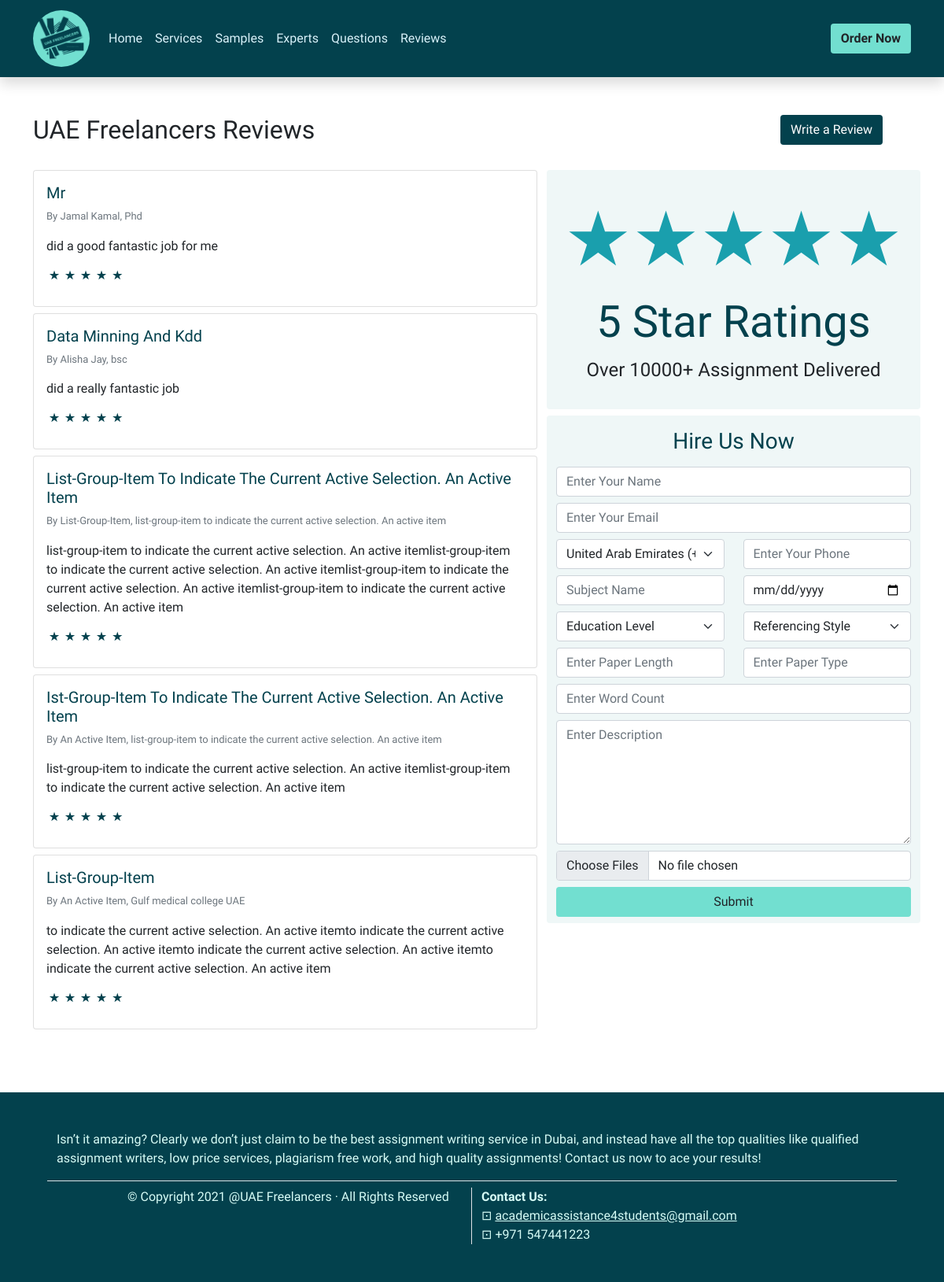
The page /reviews/ on the database as committed earlier.
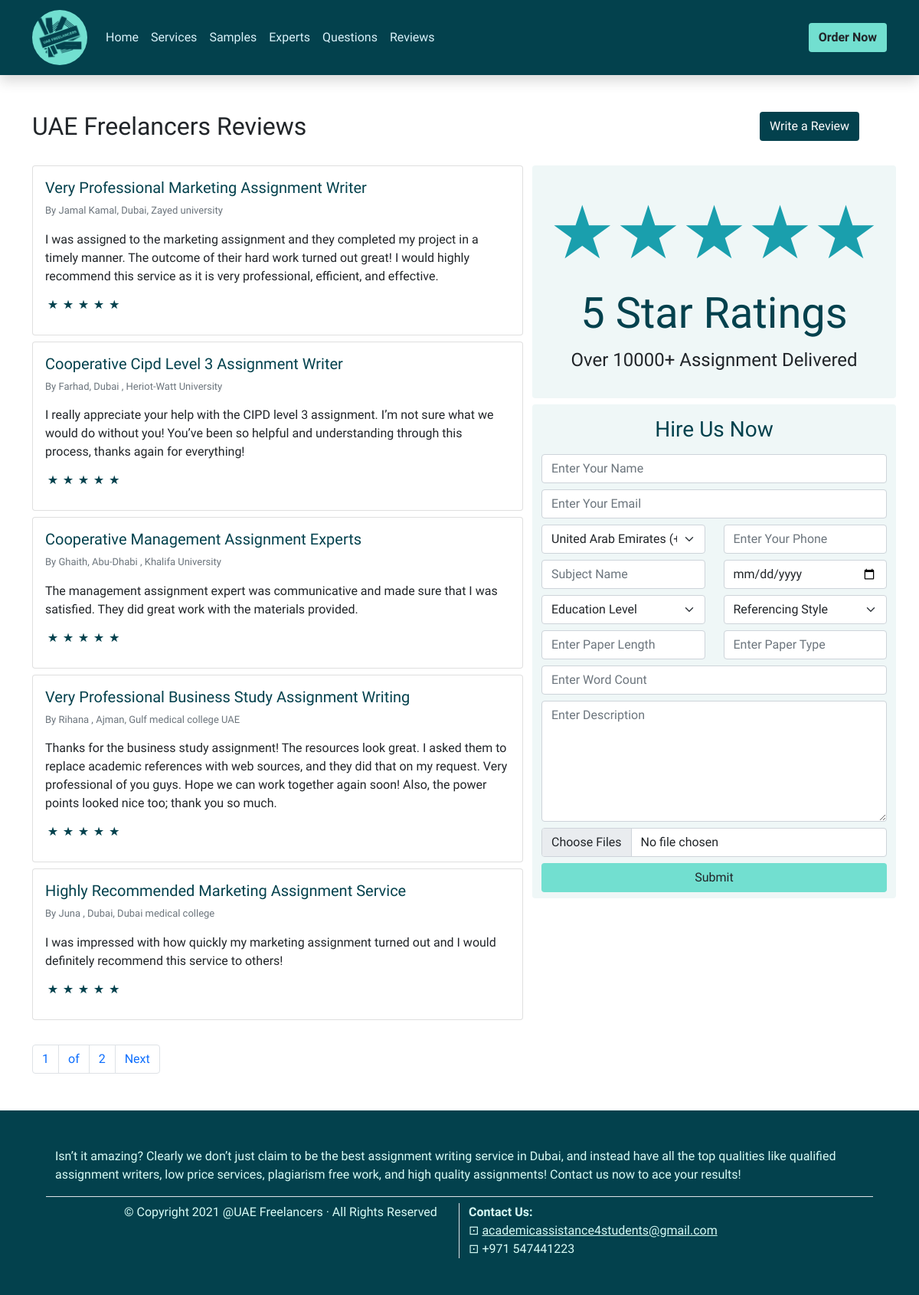
The same page on the database as committed later.
### main/models.py (models this page shows)
class Review(models.Model):
	title = models.CharField(max_length=256)
	name = models.CharField(max_length=256)
	qualification = models.CharField(max_length=256)
	star = models.IntegerField(choices=OPTIONS)
	description = models.TextField()
	class Meta:
		ordering = ('id',)
	def __str__(self) -> str:
		return self.title
	__repr__ = __str__

### main/views.py (the view)
# urls.py: path('reviews/', ReviewsView.as_view(), name='reviews'),
class ReviewsView(ListView):
	model = Review
	template_name = 'main/reviews.html'
	paginate_by = 5

### templates/main/reviews.html (shortened to what this page needs)
{% extends "main/base.html" %}
{% load static %}
{% block content %}
  <main class="container-fluid">
    <div class="container">
      <div class="mt-5 mb-3 pb-2">
        <div class="row justify-content-between">
          <div class="col-5">
            <h2 class="h2 fw-normal">UAE Freelancers Reviews</h2>
          </div>
          <div class="col-2">
            <button type="button" class="btn bg-dark-blue text-white" data-bs-toggle="modal" data-bs-target="#reviewsModal" name="button">Write a Review</button>
          </div>
        </div>
      </div>
    </div>
  </main>
  <section class="container-fluid">
    <div class="container">
      <div class="row">
        <div class="col-7">
          {% for object in object_list %}
          <div class="card mb-2">
            <div class="card-body">
              <p class="h5 card-title text-dark-blue">{{ object.title|title }}</p>
              <p class="text-secondary" style="font-size: 13px;">By {{ object.name|title }}, {{ object.qualification }}</p>
              <p class="text-break mb-0">{{ object.description }}</p>
              <span class="text-dark-blue fs-2 p-0 m-0">&Star;&Star;&Star;&Star;&Star;</span>
            </div>
          </div>
          {% endfor %}
        </div>
        <div class="col">
          <div class="row">
            <div class="p-3 rounded bg-light-blue text-center">
              <div class="col">
                <span class="stars">&bigstar;&bigstar;&bigstar;&bigstar;&bigstar;</span>
                <h1 class="display-4 text-dark-blue">5 Star Ratings</h1>
                <p class="fs-4 fw-light">Over 10000+ Assignment Delivered</p>
              </div>
            </div>
            <div class="bg-light-blue text-center rounded mt-2 py-2">
              <div class="col">
                <h3 class="p-2 text-dark-blue">Hire Us Now</h3>
                {% include "main/assignment_form.html" %}
              </div>
            </div>
          </div>
        </div>
      </div>
    </div>
  </section>
  {% include "main/pagination.html" %}
{% endblock %}

### templates/main/base.html (shortened to what this page needs)
{% load static %}
<!DOCTYPE html>
<html>
<head>
	<link rel="stylesheet" href="{% static 'styles/bootstrap.min.css' %}">
	<link rel="stylesheet" href="{% static 'styles/main.css' %}">
</head>
<body>
	{% include 'main/nav.html' %}
	<div class="container-main">
		{% block content %}
		{% endblock content %}
	</div>
	<footer class="bg-dark-blue mt-5 p-5 text-light-blue fw-light">
		<div class="container-fluid">
			<div class="container">
				<div class="row">
					<div class="col border-bottom mb-2">
						<p>
							Isn’t it amazing? Clearly we don’t just claim to be the best assignment writing service in Dubai, and instead have all the top qualities like qualified assignment writers, low price services, plagiarism free work, and high quality assignments! Contact us now to ace your results!
						</p>
					</div>
				</div>
				<div class="row justify-content-center">
					<div class="col-5 border-end">
						<p>&copy; Copyright 2021 &commat;UAE Freelancers &middot; All Rights Reserved</p>
					</div>
					<div class="col-5">
						<p class="fw-bold mb-0">Contact Us:</p>
						<div>&dotsquare; <a href="mailto:academicassistance4students@gmail.com" class="email">academicassistance4students@gmail.com</a></div>
						<div>&dotsquare; +971 547441223</div>
					</div>
				</div>
			</div>
		</div>
	</footer>
</body>
</html>

### templates/main/nav.html (shortened to what this page needs)
{% load static %}
<nav class="navbar navbar-expand-lg navbar-dark bg-dark-blue shadow">
	<div class="container">
		<a class="navbar-brand" href="{% url 'main:index' %}">
			<img src="{% static 'images/logo.png' %}" alt="company logo" class="logo img-fluid">
		</a>
		<div class="collapse navbar-collapse" id="navbarSupportedContent">
			<ul class='navbar-nav me-auto mb-2 mb-lg-0'>
				<li class="nav-item">
					<a class="nav-link" href="{% url 'main:index' %}">Home</a>
				</li>
				<li class="nav-item">
					<a class="nav-link" href="{% url 'main:services' %}">Services</a>
				</li>
				<li class="nav-item">
					<a class="nav-link" href="{% url 'main:samples' %}">Samples</a>
				</li>
				<li class="nav-item">
					<a class="nav-link" href="{% url 'main:experts' %}">Experts</a>
				</li>
				<li class="nav-item">
					<a class="nav-link" href="{% url 'main:questions' %}">Questions</a>
				</li>
				<li class="nav-item">
					<a class="nav-link" href="{% url 'main:reviews' %}">Reviews</a>
				</li>
			</ul>
			<a href="{% url 'main:submit-assignment' %}" class="btn bg-blue fw-bold float-lg-end order_now" name="button">Order Now</a>
		</div>
	</div>
</nav>

### templates/main/assignment_form.html (shortened to what this page needs)
{% block form %}
<form action="{% url 'main:submit' %}" method="POST" enctype="multipart/form-data">
  <div class="row">
    <div class="col-md-* mb-2">
      <input type="text" class="form-control" name="full_name" placeholder="Enter Your Name" required>
    </div>
    <div class="col-md-* mb-2">
      <input type="email" class="form-control" name="email" placeholder="Enter Your Email" required>
    </div>
    <div class="col-md-6">
      <select class="form-select" name="country" id="country">
        <option value="United Arab Emirates (+971)" selected="selected">United Arab Emirates (+971)</option>
      </select>
    </div>
    <div class="col-md-6 mb-2 mt-sm-2 mt-2 mt-md-0">
      <input type="phone" class="form-control" name="phone" placeholder="Enter Your Phone" required>
    </div>
    <div class="col-md-6 mb-2">
      <input type="text" class="form-control" name="subject" placeholder="Subject Name" required>
    </div>
    <div class="col-md-6">
      <input type="date" class="form-control mb-2" name="deadline" aria-placeholder="Enter Deadline" placeholder="Enter Deadline" required>
    </div>
    <div class="col-md-6 mb-2">
      <select class="form-select" name="education_level">
        <option selected>Education Level</option>
      </select>
    </div>
    <div class="col-md-6">
      <select class="form-select" name="referencing_style">
        <option value="">Referencing Style</option>
      </select>
    </div>
    <div class="col-md-6 mt-sm-2 mt-md-0 mt-2">
      <input type="text" class="form-control mb-2" name="paper_length" placeholder="Enter Paper Length" required>
    </div>
    <div class="col-md-6">
      <input type="text" class="form-control mb-2" name="paper_type" placeholder="Enter Paper Type" required>
    </div>
    <div class="col">
      <input type="text" class="form-control mb-2" name="word_count" placeholder="Enter Word Count" required>
    </div>
    <div class="col-md-* mb-2">
      <textarea name="question" class="form-control" rows="6" placeholder="Enter Description" required></textarea>
    </div>
    <div class="col-md-*">
      <input class="form-control" type="file" name="file" multiple>
    </div>
    <div class="col-md-* d-grid mt-2">
      <input class="btn btn-block bg-blue" type="submit" value="Submit">
    </div>
  </div>
</form>
{% endblock %}

### templates/main/pagination.html (shortened to what this page needs)
<nav class="container mt-4">
  <ul class="pagination">
    {% if paginator.num_pages > 1 %}
      <li class="page-item">
        <a class="page-link" href="?page={{ page_obj.number }}">{{ page_obj.number }}</a>
      </li>
      <li class="page-item">
        <span class="page-link">of</span>
      </li>
      <li class="page-item">
        <a class="page-link" href="?page={{ paginator.num_pages }}">{{ paginator.num_pages }}</a>
      </li>
    {% endif %}
    {% if page_obj.has_next %}
      <li class="page-item">
        <a class="page-link" href="?page={{ page_obj.next_page_number }}">Next</a>
      </li>
    {% endif %}
    </ul>
  </nav>

### assets/styles/main.css (style rules this page uses)
* { margin: 0; padding: 0; box-sizing: border-box; }
body { font-family: "Lexend", sans-serif; }
.nav-link { color: inherit; }
.logo { border-radius: 100px; width: 72px; }
.bg-blue { background-color: #72dfd0; }
.bg-dark-blue { background-color: #03414d; }
.bg-light-blue { background-color: #eff7f7 !important; }
.text-dark-blue { color: #03414d; }
.stars { font-size: 6rem; color: #1a9fad; }
footer, .email { color: #d7fcf6; }
.nav-link { color: rgb(217, 242, 250) !important; }

Rows that differ between the two databases and show on the page:
removed Review: title "Data Minning And Kdd", name "Alisha Jay", qualification "bsc", description "did a really fantastic job"
removed Review: title "List-Group-Item To Indicate The Current Active Selection. An Active Item", name "List-Group-Item", qualification "list-group-item to indicate the current active selection. An active item", description "list-group-item to indicate the current active selection. An active itemlist-group-item to indicate the current active selection. An active itemlist-group-item to indicate the current active selection. An active itemlist-group-item to indicate the current active selection. An active item"
removed Review: title "Ist-Group-Item To Indicate The Current Active Selection. An Active Item", name "An Active Item", qualification "list-group-item to indicate the current active selection. An active item", description "list-group-item to indicate the current active selection. An active itemlist-group-item to indicate the current active selection. An active item"
changed Review "Jamal Kamal": title "Mr" → "Very Professional Marketing Assignment Writer"; qualification "Phd" → "Dubai, Zayed university"; description "did a good fantastic job for me" → "I was assigned to the marketing assignment and they completed my project in a timely manner. The outcome of their hard work turned out great! I would highly recommend this service as it is very professional, efficient, and effective."
added Review: title "Cooperative Cipd Level 3 Assignment Writer", name "Farhad", qualification "Dubai , Heriot-Watt University", description "I really appreciate your help with the CIPD level 3 assignment. I’m not sure what we would do without you! You’ve been so helpful and understanding through this process, thanks again for everything!"
added Review: title "Cooperative Management Assignment Experts", name "Ghaith", qualification "Abu-Dhabi , Khalifa University", description "The management assignment expert was communicative and made sure that I was satisfied. They did great work with the materials provided."
added Review: title "Very Professional Business Study Assignment Writing", name "Rihana , Ajman", qualification "Gulf medical college UAE", description "Thanks for the business study assignment! The resources look great. I asked them to replace academic references with web sources, and they did that on my request. Very professional of you guys. Hope we can work together again soon! Also, the power points looked nice too; thank you so much."
changed Review: title "List-Group-Item" → "Highly Recommended Marketing Assignment Service"; name "An Active Item" → "Juna , Dubai"; qualification "Gulf medical college UAE" → "Dubai medical college"; description "to indicate the current active selection. An active itemto indicate the current active selection. An active itemto indicate the current active selection. An active itemto indicate the current active selection. An active item" → "I was impressed with how quickly my marketing assignment turned out and I would definitely recommend this service to others!"
Other text that changed with them:
{{ page_obj.number }}: (not shown) → "1"
{{ paginator.num_pages }}: (not shown) → "2"
text now shown: "of Next"
